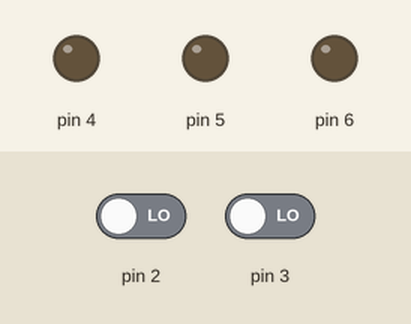
A sketch run on a simulated Arduino Uno, built with avr-gcc and run on an emulated ATmega328P. Parts: output pins drawn as LEDs (lit = HIGH). Inputs (shaded band) come from the test bench; at power-on: pin 3 LOW, pin 2 LOW.

Above: at 1.2 s.
1.3 s: pin 3 driven HIGH
At 2.1 s:
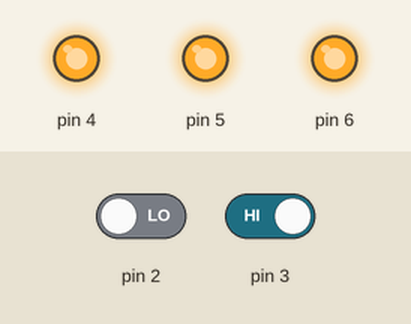
4.3 s: pin 3 driven LOW
At 5.0 s:
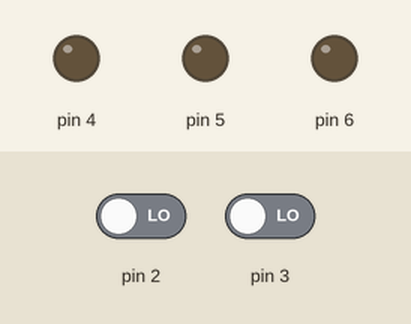
5.8 s: pin 2 driven HIGH
At 6.1 s:
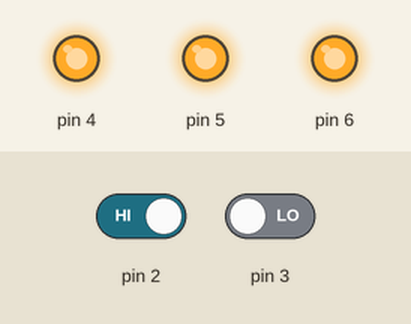
Timing chart, 0 to 8.8 s (numbered marks = the images above; inputs shaded):
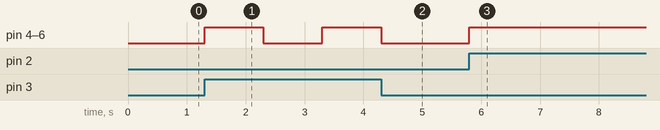

Measured:
- after the input at 1.3 s, pin 4–6: LOW → HIGH at once, → LOW 1.0 s later, → HIGH 1.0 s later
- after the input at 4.3 s, pin 4–6: goes on until 4.3 s, then stays LOW
- after the input at 5.8 s, pin 4–6: LOW → HIGH at once

The sketch:

slide-switch.ino
```cpp
void setup()
{
  pinMode(2, INPUT);
  pinMode(3, INPUT);
  pinMode(4, OUTPUT);
  pinMode(5, OUTPUT);
  pinMode(6, OUTPUT);
}

void loop()
{
  if(digitalRead(2)){
    digitalWrite(4, HIGH);
    digitalWrite(5, HIGH);
    digitalWrite(6, HIGH);
  }
  if(digitalRead(3)){
    digitalWrite(4, HIGH);
    digitalWrite(5, HIGH);
    digitalWrite(6, HIGH);
    delay(1000);
    digitalWrite(4, LOW);
    digitalWrite(5, LOW);
    digitalWrite(6, LOW);
    delay(1000);
  }
}
```
